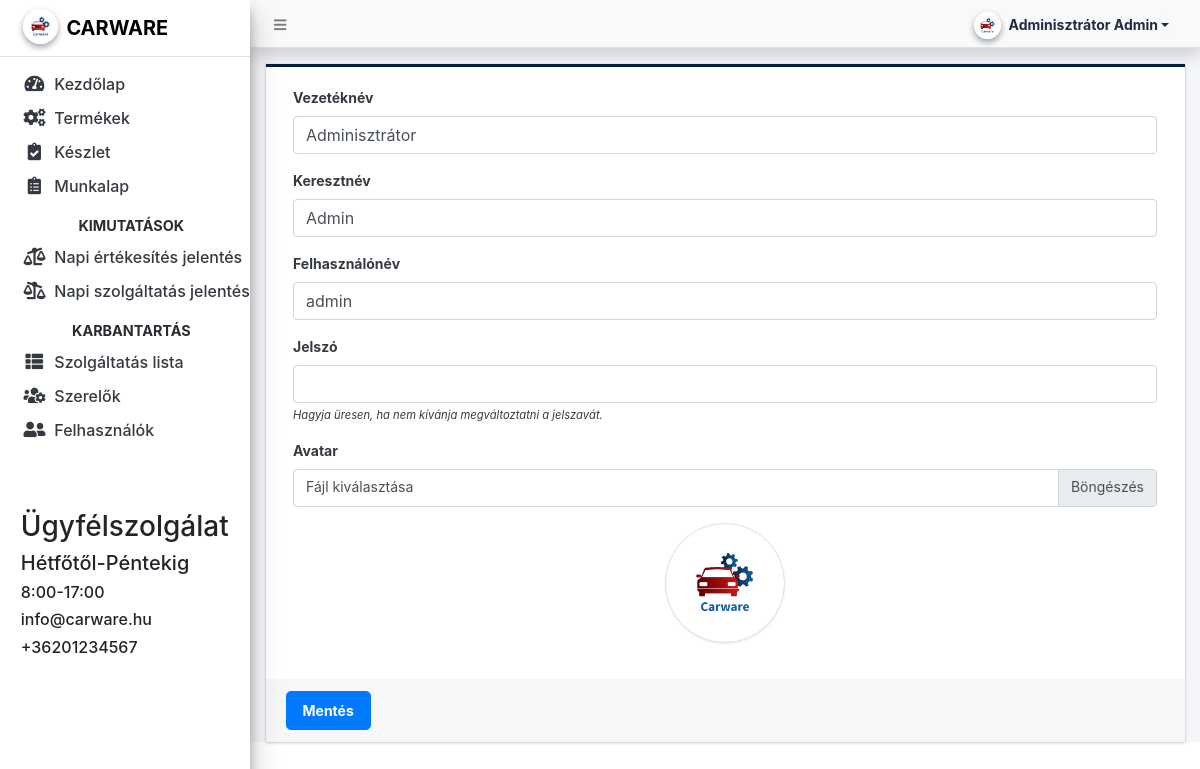
Screenshot of /admin/?page=user (signed in) with the database file from the repository.
### tables this page shows
CREATE TABLE `users` (
  `id` int(50) NOT NULL,
  `firstname` varchar(250) NOT NULL,
  `lastname` varchar(250) NOT NULL,
  `username` text NOT NULL,
  `password` text NOT NULL,
  `avatar` text DEFAULT NULL,
  `last_login` datetime DEFAULT NULL,
  `type` tinyint(1) NOT NULL DEFAULT 0,
  `date_added` datetime NOT NULL DEFAULT current_timestamp(),
  `date_updated` datetime DEFAULT current_timestamp() ON UPDATE current_timestamp()
);

### classes/DBConnection.php (called while the page is built, shortened)
<?php
class DBConnection{
    private $host = "localhost";
    private $username = "carware";
    private $password = "asd123";
    private $database = "carware";
    public $conn;
    public function __construct(){
        if (!isset($this->conn)) {
            $this->conn = new mysqli($this->host, $this->username, $this->password, $this->database);
        }
    }
}
?>

### classes/SystemSettings.php (called while the page is built, shortened)
<?php
class SystemSettings extends DBConnection{
	function userdata($field = ''){
		if(!empty($field)){
			if(isset($_SESSION['userdata'][$field]))
				return $_SESSION['userdata'][$field];
			else
				return null;
		}else{
			return false;
		}
	}
	function info($field=''){
		if(!empty($field)){
			if(isset($_SESSION['system_info'][$field]))
				return $_SESSION['system_info'][$field];
			else
				return false;
		}else{
			return false;
		}
	}
}
$_settings = new SystemSettings();
?>

### config.php (called while the page is built, shortened)
<?php
require_once('classes/DBConnection.php');
require_once('classes/SystemSettings.php');
function validate_image($file){
    global $_settings;
	if(!empty($file)){
        $ex = explode("?",$file);
        $file = $ex[0];
        $ts = isset($ex[1]) ? "?".$ex[1] : '';
		if(is_file(base_app.$file)){
			return base_url.$file.$ts;
		}else{
			return base_url.($_settings->info('logo'));
		}
	}else{
		return base_url.($_settings->info('logo'));
	}
}
?>

### admin/user/index.php (the view, shortened to what this page needs)
<?php
$user = $conn->query("SELECT * FROM users where id ='".$_settings->userdata('id')."'");
foreach($user->fetch_array() as $k =>$v){
	$meta[$k] = $v;
}
?>
<div class="card card-outline rounded-0 card-navy">
	<div class="card-body">
		<div class="container-fluid">
			<form action="" id="manage-user">
				<div class="form-group">
					<label for="name">Vezetéknév</label>
					<input type="text" name="lastname" id="lastname" class="form-control" value="<?php echo isset($meta['lastname']) ? $meta['lastname']: '' ?>" required>
				</div>
				<div class="form-group">
					<label for="name">Keresztnév</label>
					<input type="text" name="firstname" id="firstname" class="form-control" value="<?php echo isset($meta['firstname']) ? $meta['firstname']: '' ?>" required>
				</div>
				<div class="form-group">
					<label for="username">Felhasználónév</label>
					<input type="text" name="username" id="username" class="form-control" value="<?php echo isset($meta['username']) ? $meta['username']: '' ?>" required  autocomplete="off">
				</div>
				<div class="form-group">
					<label for="password">Jelszó</label>
					<input type="password" name="password" minlength="8" id="password" class="form-control" value="" autocomplete="off">
					<small><i>Hagyja üresen, ha nem kívánja megváltoztatni a jelszavát.</i></small>
				</div>
				<div class="form-group">
					<label for="" class="control-label">Avatar</label>
					<div class="custom-file">
		              <label class="custom-file-label" for="customFile">Fájl kiválasztása</label>
		            </div>
				</div>
				<div class="form-group d-flex justify-content-center">
					<img src="<?php echo validate_image(isset($meta['avatar']) ? $meta['avatar'] :'') ?>" alt="" id="cimg" class="img-fluid img-thumbnail">
				</div>
			</form>
		</div>
	</div>
	<div class="card-footer">
			<div class="col-md-12">
				<div class="row">
					<button class="btn btn-lg btn-primary font-weight-bold" form="manage-user">Mentés</button>
				</div>
			</div>
		</div>
</div>

### admin/user/index.php (style rules this page uses)
img#cimg { height: 15vh; width: 15vh; object-fit: cover; border-radius: 100% 100%; }

### rows the page displays
users: lastname "Adminisztrátor", firstname "Admin", username "admin"

### other values shown
$_settings->userdata('lastname').' '.$_settings->userdata('firstname') "Adminisztrátor Admin"
$_settings->info('short_name') "CARWARE"
